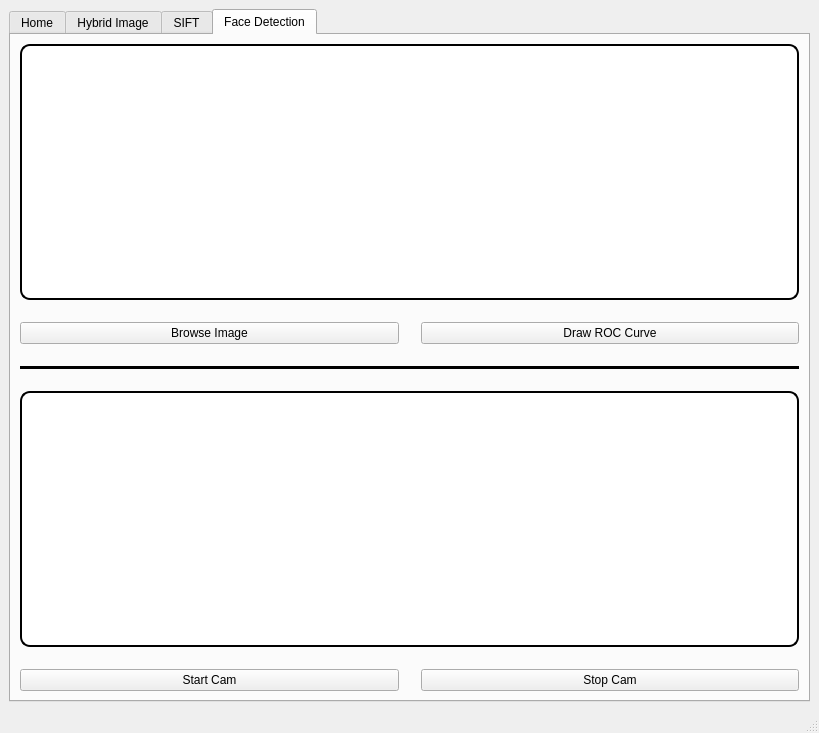
<?xml version="1.0" encoding="UTF-8"?>
<ui version="4.0">
 <class>MainWindow</class>
 <widget class="QMainWindow" name="MainWindow">
  <property name="geometry">
   <rect>
    <x>0</x>
    <y>0</y>
    <width>819</width>
    <height>725</height>
   </rect>
  </property>
  <property name="sizePolicy">
   <sizepolicy hsizetype="Preferred" vsizetype="Preferred">
    <horstretch>0</horstretch>
    <verstretch>0</verstretch>
   </sizepolicy>
  </property>
  <property name="font">
   <font>
    <italic>false</italic>
    <bold>false</bold>
   </font>
  </property>
  <property name="windowTitle">
   <string>MainWindow</string>
  </property>
  <property name="autoFillBackground">
   <bool>false</bool>
  </property>
  <widget class="QWidget" name="centralwidget">
   <layout class="QVBoxLayout" name="verticalLayout_12">
    <item>
     <widget class="QTabWidget" name="tabWidget">
      <property name="currentIndex">
       <number>3</number>
      </property>
      <widget class="QWidget" name="tab">
       <attribute name="title">
        <string>Home</string>
       </attribute>
       <layout class="QHBoxLayout" name="horizontalLayout_2">
        <item>
         <layout class="QHBoxLayout" name="horizontalLayout" stretch="1,3,1">
          <item>
           <layout class="QVBoxLayout" name="verticalLayout_15">
            <item>
             <widget class="QGroupBox" name="groupBox_6">
              <property name="title">
               <string>Noise</string>
              </property>
              <layout class="QVBoxLayout" name="verticalLayout_16">
               <item>
                <layout class="QVBoxLayout" name="verticalLayout_17">
                 <item>
                  <widget class="QRadioButton" name="radioButton_17">
                   <property name="text">
                    <string>Salt and Pepper</string>
                   </property>
                  </widget>
                 </item>
                 <item>
                  <widget class="QRadioButton" name="radioButton_18">
                   <property name="text">
                    <string>Gaussian</string>
                   </property>
                  </widget>
                 </item>
                 <item>
                  <widget class="QRadioButton" name="radioButton_19">
                   <property name="text">
                    <string>Uniform</string>
                   </property>
                  </widget>
                 </item>
                </layout>
               </item>
              </layout>
             </widget>
            </item>
            <item>
             <widget class="QGroupBox" name="groupBox_7">
              <property name="title">
               <string>Noise Filters</string>
              </property>
              <layout class="QVBoxLayout" name="verticalLayout_18">
               <item>
                <layout class="QVBoxLayout" name="verticalLayout_19">
                 <item>
                  <widget class="QRadioButton" name="radioButton_20">
                   <property name="text">
                    <string>Average</string>
                   </property>
                  </widget>
                 </item>
                 <item>
                  <widget class="QRadioButton" name="radioButton_21">
                   <property name="text">
                    <string>Gaussian</string>
                   </property>
                  </widget>
                 </item>
                 <item>
                  <widget class="QRadioButton" name="radioButton_22">
                   <property name="text">
                    <string>Median</string>
                   </property>
                  </widget>
                 </item>
                </layout>
               </item>
              </layout>
             </widget>
            </item>
            <item>
             <widget class="QGroupBox" name="groupBox_8">
              <property name="title">
               <string>Edge Detection Filters</string>
              </property>
              <layout class="QVBoxLayout" name="verticalLayout_20">
               <item>
                <layout class="QVBoxLayout" name="verticalLayout_21">
                 <item>
                  <widget class="QRadioButton" name="radioButton_23">
                   <property name="text">
                    <string>Sobel</string>
                   </property>
                  </widget>
                 </item>
                 <item>
                  <widget class="QRadioButton" name="radioButton_24">
                   <property name="text">
                    <string>Roberts</string>
                   </property>
                  </widget>
                 </item>
                 <item>
                  <widget class="QRadioButton" name="radioButton_25">
                   <property name="text">
                    <string>Prewitt</string>
                   </property>
                  </widget>
                 </item>
                 <item>
                  <widget class="QRadioButton" name="radioButton_26">
                   <property name="text">
                    <string>Canny</string>
                   </property>
                  </widget>
                 </item>
                </layout>
               </item>
              </layout>
             </widget>
            </item>
            <item>
             <widget class="QGroupBox" name="groupBox_10">
              <property name="title">
               <string>Hough Transform</string>
              </property>
              <layout class="QVBoxLayout" name="verticalLayout_25">
               <item>
                <layout class="QVBoxLayout" name="verticalLayout_26">
                 <item>
                  <widget class="QRadioButton" name="radioButton_29">
                   <property name="text">
                    <string>Line Detection</string>
                   </property>
                  </widget>
                 </item>
                 <item>
                  <widget class="QRadioButton" name="radioButton_30">
                   <property name="text">
                    <string>Circle Detection</string>
                   </property>
                  </widget>
                 </item>
                 <item>
                  <widget class="QRadioButton" name="radioButton_31">
                   <property name="text">
                    <string>Ellipse Detection</string>
                   </property>
                  </widget>
                 </item>
                </layout>
               </item>
              </layout>
             </widget>
            </item>
            <item>
             <widget class="QGroupBox" name="groupBox_9">
              <property name="title">
               <string>Histogram</string>
              </property>
              <layout class="QVBoxLayout" name="verticalLayout_22">
               <item>
                <layout class="QVBoxLayout" name="verticalLayout_23">
                 <item>
                  <widget class="QRadioButton" name="radioButton_27">
                   <property name="text">
                    <string>Normalize</string>
                   </property>
                  </widget>
                 </item>
                 <item>
                  <widget class="QRadioButton" name="radioButton_28">
                   <property name="text">
                    <string>Equalize</string>
                   </property>
                  </widget>
                 </item>
                 <item>
                  <widget class="QPushButton" name="pushButton_2">
                   <property name="text">
                    <string>Show Histograms</string>
                   </property>
                  </widget>
                 </item>
                 <item>
                  <widget class="QPushButton" name="pushButton_3">
                   <property name="text">
                    <string>Show RGB Histograms</string>
                   </property>
                  </widget>
                 </item>
                </layout>
               </item>
              </layout>
             </widget>
            </item>
           </layout>
          </item>
          <item>
           <widget class="QLabel" name="mainImageLabel">
            <property name="styleSheet">
             <string notr="true">background: rgb(255, 255, 255);
border: 2px solid black;
border-radius: 10px</string>
            </property>
            <property name="text">
             <string/>
            </property>
           </widget>
          </item>
          <item>
           <layout class="QVBoxLayout" name="verticalLayout_24">
            <item>
             <widget class="QGroupBox" name="groupBox_5">
              <property name="title">
               <string>Active Contour</string>
              </property>
              <layout class="QVBoxLayout" name="verticalLayout_33">
               <item>
                <layout class="QVBoxLayout" name="verticalLayout_28">
                 <item>
                  <layout class="QHBoxLayout" name="horizontalLayout_9">
                   <item>
                    <widget class="QLabel" name="label_5">
                     <property name="text">
                      <string>Radius</string>
                     </property>
                    </widget>
                   </item>
                   <item>
                    <widget class="QSpinBox" name="spinBox_5"/>
                   </item>
                  </layout>
                 </item>
                 <item>
                  <layout class="QHBoxLayout" name="horizontalLayout_10">
                   <item>
                    <widget class="QLabel" name="label_6">
                     <property name="text">
                      <string>Center</string>
                     </property>
                    </widget>
                   </item>
                   <item>
                    <widget class="QSpinBox" name="spinBox_6"/>
                   </item>
                  </layout>
                 </item>
                 <item>
                  <widget class="QPushButton" name="pushButton_13">
                   <property name="text">
                    <string>Apply Contour</string>
                   </property>
                  </widget>
                 </item>
                </layout>
               </item>
              </layout>
             </widget>
            </item>
            <item>
             <widget class="QGroupBox" name="groupBox_11">
              <property name="sizePolicy">
               <sizepolicy hsizetype="Preferred" vsizetype="Maximum">
                <horstretch>0</horstretch>
                <verstretch>0</verstretch>
               </sizepolicy>
              </property>
              <property name="title">
               <string>Harris Operator</string>
              </property>
              <layout class="QVBoxLayout" name="verticalLayout_27">
               <item>
                <widget class="QPushButton" name="pushButton_6">
                 <property name="text">
                  <string>Detect Corners</string>
                 </property>
                </widget>
               </item>
              </layout>
             </widget>
            </item>
            <item>
             <widget class="QGroupBox" name="groupBox_12">
              <property name="title">
               <string>Thresholding</string>
              </property>
              <layout class="QVBoxLayout" name="verticalLayout_29">
               <item>
                <layout class="QVBoxLayout" name="verticalLayout_30">
                 <item>
                  <widget class="QRadioButton" name="radioButton_35">
                   <property name="text">
                    <string>Otsu</string>
                   </property>
                  </widget>
                 </item>
                 <item>
                  <widget class="QRadioButton" name="radioButton_15">
                   <property name="text">
                    <string>Optimal</string>
                   </property>
                  </widget>
                 </item>
                 <item>
                  <widget class="QRadioButton" name="radioButton_36">
                   <property name="text">
                    <string>Spectral</string>
                   </property>
                  </widget>
                 </item>
                 <item>
                  <widget class="QComboBox" name="comboBox">
                   <item>
                    <property name="text">
                     <string>Global</string>
                    </property>
                   </item>
                   <item>
                    <property name="text">
                     <string>Local</string>
                    </property>
                   </item>
                  </widget>
                 </item>
                </layout>
               </item>
              </layout>
             </widget>
            </item>
            <item>
             <widget class="QGroupBox" name="groupBox_13">
              <property name="title">
               <string>Segmentation</string>
              </property>
              <layout class="QVBoxLayout" name="verticalLayout_14">
               <item>
                <widget class="QRadioButton" name="radioButton_32">
                 <property name="text">
                  <string>K-Means</string>
                 </property>
                </widget>
               </item>
               <item>
                <widget class="QRadioButton" name="radioButton_33">
                 <property name="text">
                  <string>Region Growing</string>
                 </property>
                </widget>
               </item>
               <item>
                <widget class="QRadioButton" name="radioButton_34">
                 <property name="text">
                  <string>Agglomerative</string>
                 </property>
                </widget>
               </item>
               <item>
                <widget class="QRadioButton" name="radioButton_16">
                 <property name="text">
                  <string>Mean Shift</string>
                 </property>
                </widget>
               </item>
              </layout>
             </widget>
            </item>
            <item>
             <widget class="QGroupBox" name="groupBox_14">
              <property name="title">
               <string>Main</string>
              </property>
              <layout class="QVBoxLayout" name="verticalLayout_40">
               <item>
                <layout class="QVBoxLayout" name="verticalLayout_39">
                 <item>
                  <widget class="QPushButton" name="pushButton_14">
                   <property name="text">
                    <string>Browse Image</string>
                   </property>
                  </widget>
                 </item>
                 <item>
                  <widget class="QPushButton" name="pushButton_15">
                   <property name="text">
                    <string>Clear all</string>
                   </property>
                  </widget>
                 </item>
                </layout>
               </item>
              </layout>
             </widget>
            </item>
           </layout>
          </item>
         </layout>
        </item>
       </layout>
      </widget>
      <widget class="QWidget" name="tab_2">
       <attribute name="title">
        <string>Hybrid Image</string>
       </attribute>
       <layout class="QVBoxLayout" name="verticalLayout_35">
        <item>
         <layout class="QHBoxLayout" name="horizontalLayout_5">
          <item>
           <layout class="QVBoxLayout" name="verticalLayout_34" stretch="0,0,0">
            <item>
             <widget class="QLabel" name="mainImageLabel_2">
              <property name="styleSheet">
               <string notr="true">background: rgb(255, 255, 255);
border: 2px solid black;
border-radius: 10px</string>
              </property>
              <property name="text">
               <string/>
              </property>
             </widget>
            </item>
            <item>
             <layout class="QHBoxLayout" name="horizontalLayout_3">
              <item>
               <widget class="QPushButton" name="pushButton_7">
                <property name="text">
                 <string>Browse Images</string>
                </property>
               </widget>
              </item>
              <item>
               <widget class="QPushButton" name="pushButton_8">
                <property name="text">
                 <string>Mix Images</string>
                </property>
               </widget>
              </item>
             </layout>
            </item>
            <item>
             <widget class="QLabel" name="mainImageLabel_3">
              <property name="styleSheet">
               <string notr="true">background: rgb(255, 255, 255);
border: 2px solid black;
border-radius: 10px</string>
              </property>
              <property name="text">
               <string/>
              </property>
             </widget>
            </item>
           </layout>
          </item>
          <item>
           <widget class="QLabel" name="mainImageLabel_4">
            <property name="styleSheet">
             <string notr="true">background: rgb(255, 255, 255);
border: 2px solid black;
border-radius: 10px</string>
            </property>
            <property name="text">
             <string/>
            </property>
           </widget>
          </item>
         </layout>
        </item>
       </layout>
      </widget>
      <widget class="QWidget" name="tab_4">
       <attribute name="title">
        <string>SIFT</string>
       </attribute>
       <layout class="QVBoxLayout" name="verticalLayout_32">
        <item>
         <layout class="QVBoxLayout" name="verticalLayout_31">
          <item>
           <layout class="QHBoxLayout" name="horizontalLayout_4" stretch="2,1,2">
            <item>
             <widget class="QLabel" name="mainImageLabel_6">
              <property name="styleSheet">
               <string notr="true">background: rgb(255, 255, 255);
border: 2px solid black;
border-radius: 10px</string>
              </property>
              <property name="text">
               <string/>
              </property>
             </widget>
            </item>
            <item>
             <layout class="QVBoxLayout" name="verticalLayout_13">
              <item>
               <widget class="QPushButton" name="pushButton_11">
                <property name="text">
                 <string>Browse Images</string>
                </property>
               </widget>
              </item>
              <item>
               <widget class="QPushButton" name="pushButton_12">
                <property name="text">
                 <string>Match Features</string>
                </property>
               </widget>
              </item>
             </layout>
            </item>
            <item>
             <widget class="QLabel" name="mainImageLabel_8">
              <property name="styleSheet">
               <string notr="true">background: rgb(255, 255, 255);
border: 2px solid black;
border-radius: 10px</string>
              </property>
              <property name="text">
               <string/>
              </property>
             </widget>
            </item>
           </layout>
          </item>
          <item>
           <widget class="QLabel" name="mainImageLabel_7">
            <property name="styleSheet">
             <string notr="true">background: rgb(255, 255, 255);
border: 2px solid black;
border-radius: 10px</string>
            </property>
            <property name="text">
             <string/>
            </property>
           </widget>
          </item>
         </layout>
        </item>
       </layout>
      </widget>
      <widget class="QWidget" name="tab_3">
       <attribute name="title">
        <string>Face Detection</string>
       </attribute>
       <layout class="QVBoxLayout" name="verticalLayout_38">
        <item>
         <layout class="QVBoxLayout" name="verticalLayout_41" stretch="0,0,0">
          <property name="spacing">
           <number>22</number>
          </property>
          <item>
           <layout class="QVBoxLayout" name="verticalLayout_37">
            <item>
             <widget class="QLabel" name="mainImageLabel_10">
              <property name="styleSheet">
               <string notr="true">background: rgb(255, 255, 255);
border: 2px solid black;
border-radius: 10px</string>
              </property>
              <property name="text">
               <string/>
              </property>
             </widget>
            </item>
            <item>
             <layout class="QHBoxLayout" name="horizontalLayout_11">
              <item>
               <widget class="QPushButton" name="pushButton_9">
                <property name="text">
                 <string>Browse Image</string>
                </property>
               </widget>
              </item>
              <item>
               <widget class="QPushButton" name="pushButton_10">
                <property name="text">
                 <string>Draw ROC Curve</string>
                </property>
               </widget>
              </item>
             </layout>
            </item>
           </layout>
          </item>
          <item>
           <widget class="Line" name="line">
            <property name="frameShadow">
             <enum>QFrame::Plain</enum>
            </property>
            <property name="lineWidth">
             <number>10</number>
            </property>
            <property name="midLineWidth">
             <number>0</number>
            </property>
            <property name="orientation">
             <enum>Qt::Horizontal</enum>
            </property>
           </widget>
          </item>
          <item>
           <layout class="QVBoxLayout" name="verticalLayout_36">
            <item>
             <widget class="QLabel" name="mainImageLabel_9">
              <property name="styleSheet">
               <string notr="true">background: rgb(255, 255, 255);
border: 2px solid black;
border-radius: 10px</string>
              </property>
              <property name="text">
               <string/>
              </property>
             </widget>
            </item>
            <item>
             <layout class="QHBoxLayout" name="horizontalLayout_6">
              <item>
               <widget class="QPushButton" name="pushButton_4">
                <property name="text">
                 <string>Start Cam</string>
                </property>
               </widget>
              </item>
              <item>
               <widget class="QPushButton" name="pushButton_5">
                <property name="text">
                 <string>Stop Cam</string>
                </property>
               </widget>
              </item>
             </layout>
            </item>
           </layout>
          </item>
         </layout>
        </item>
       </layout>
      </widget>
     </widget>
    </item>
   </layout>
  </widget>
  <widget class="QStatusBar" name="statusbar"/>
 </widget>
 <resources/>
 <connections/>
</ui>
